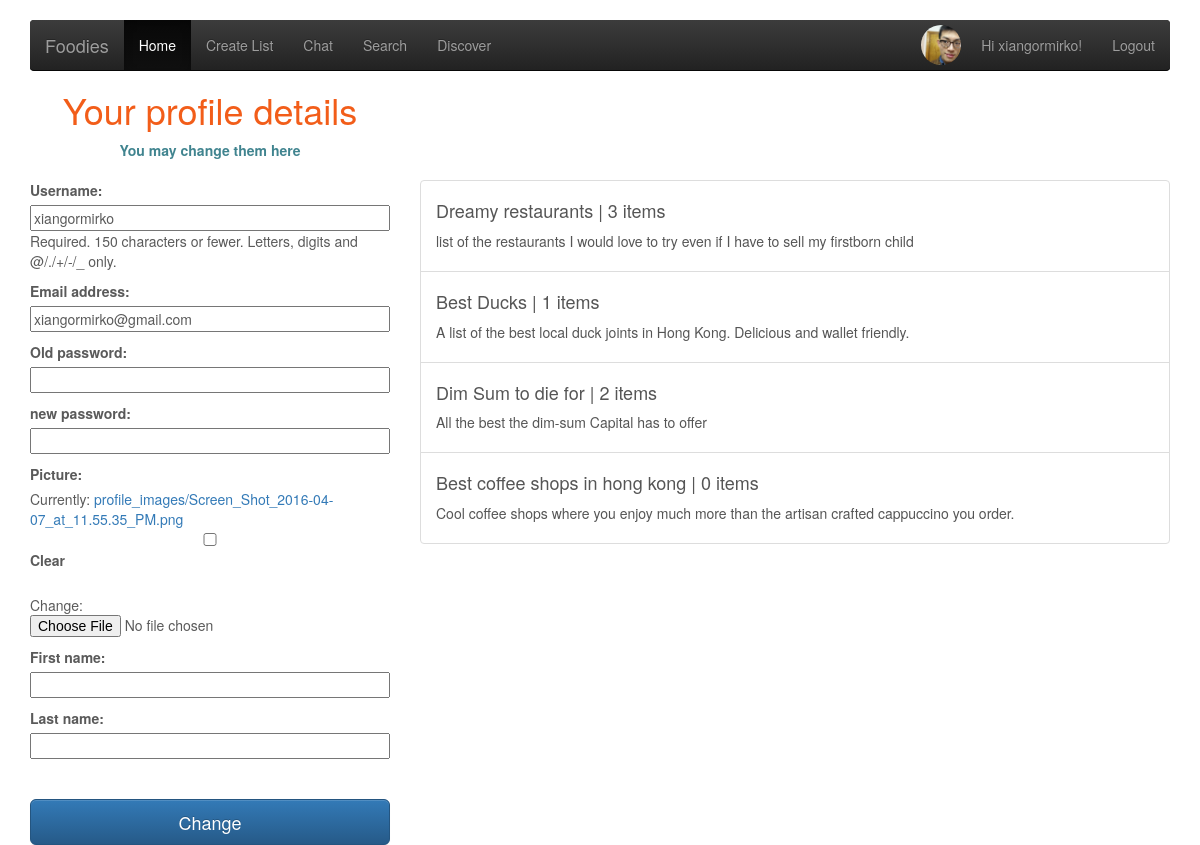
Before: /lists/profile/ (signed in) with the older database file.
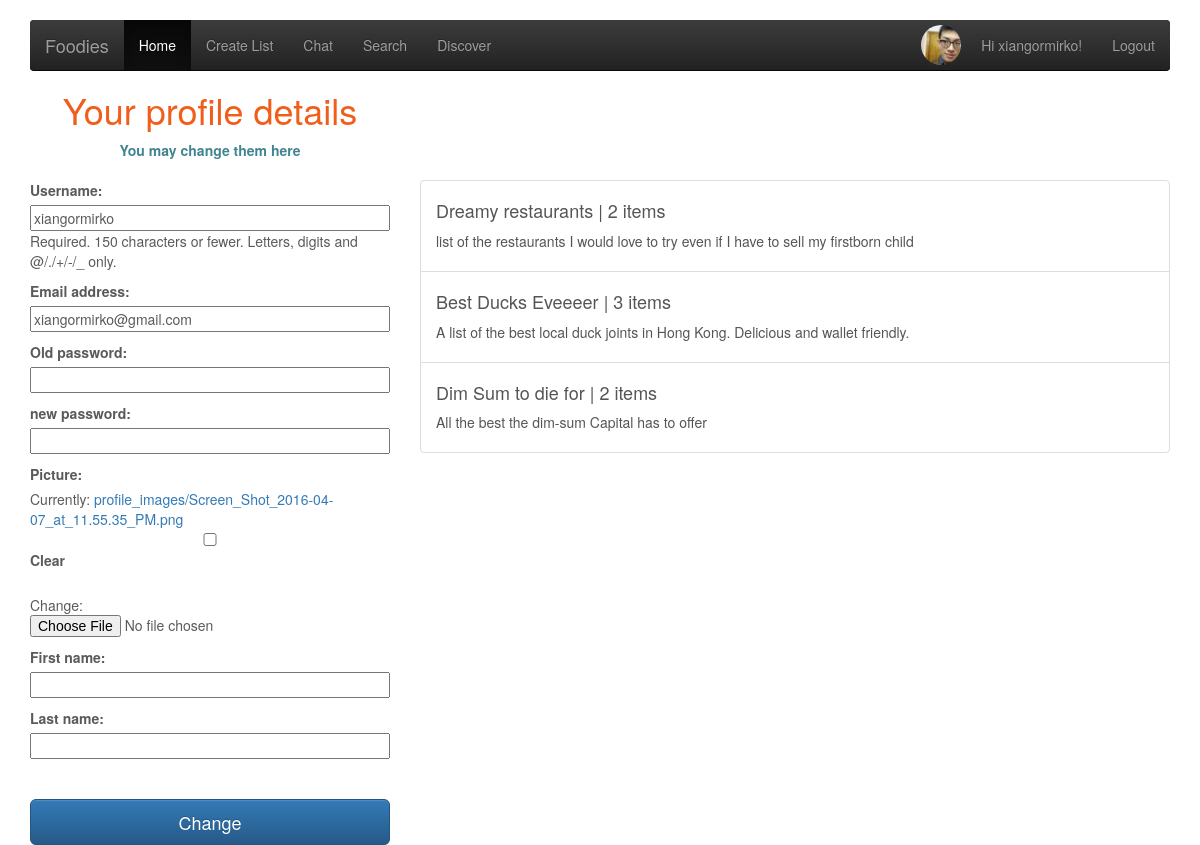
After: the same page with the newer database file.
### rest_lists/models.py (models this page shows, shortened)
class List(models.Model):
    created_at = models.DateTimeField(auto_now_add=True)
    title = models.CharField(max_length=255, validators=[validators.MaxLengthValidator(100)])
    description = models.TextField()
    public = models.BooleanField(default=False)
    owner = models.ForeignKey(User)
    tags = TaggableManager(blank=True)
    thumb = models.ImageField(upload_to='rest_pics', blank=True)
    likes = models.IntegerField(default=0)
    def __str__(self):
        return self.title

### rest_lists/views.py (the view, shortened to what this page needs)
# urls.py: url(r'profile/$', views.profile_page,
@login_required
def profile_page(request):
    user = request.user
    user_profile = request.user.userprofile
    form = forms.EditUserForm(instance=user)
    profile_form = forms.UserProfileForm(instance=user.userprofile)
    lists = models.List.objects.filter(owner=user)
    print(lists)
    return render(request, 'rest_lists/user_page.html', {'form': form, 'profile_form': profile_form, 'lists': lists})

### rest_lists/forms.py
class EditUserForm(forms.ModelForm):
    old_password = forms.CharField(widget=forms.PasswordInput())
    new_password = forms.CharField(label="new password", widget=forms.PasswordInput())
    class Meta:
        model = User
        fields = ('username', 'email', 'old_password', 'new_password')

class UserProfileForm(forms.ModelForm):
    class Meta:
        model = UserProfile
        fields = ['picture', 'first_name', 'last_name']

### rest_lists/templates/rest_lists/user_page.html (shortened to what this page needs)
{% extends 'layout.html' %}
{% load static from staticfiles %}
{% block content %}
    <div class="row">
        <div class="col-md-4">
            <div class='register_form_container'>
                <h1>Your profile details</h1>
                <strong>You may change them here</strong><br/>
                <form id="user_form" method="POST" action="/lists/profile/"
                      enctype="multipart/form-data">
                    {{ form.as_p }}
                    {{ profile_form.as_p }}
                    <input type="submit" id="register_btn" class='btn btn-lg btn-primary btn-block' name="submit"
                           value="Change"/>
                </form>
            </div>
        </div>
        <div class="col-md-8">
            <div id="user_lists">
                <list class="list-group">
                    {% for list in lists %}
                        <a href="{% url 'lists:detail' pk=list.id %}" class="list-group-item">
                            <h4>{{ list.title }} | {{ list.restaurant_set.count }} items</h4>
                            <p>{{ list.description }}</p>
                        </a>
                    {% endfor %}
                </list>
            </div>
        </div>
    </div>
{% endblock %}

Changed rows visible on the page:
removed List: title "Best coffee shops in hong kong", restaurant_set.count "0", description "Cool coffee shops where you enjoy much more than the artisan crafted cappuccino you order."
computed for List "Dreamy restaurants": restaurant_set.count "3" → "2"
changed List: title "Best Ducks" → "Best Ducks Eveeeer"; restaurant_set.count "1" → "3"
